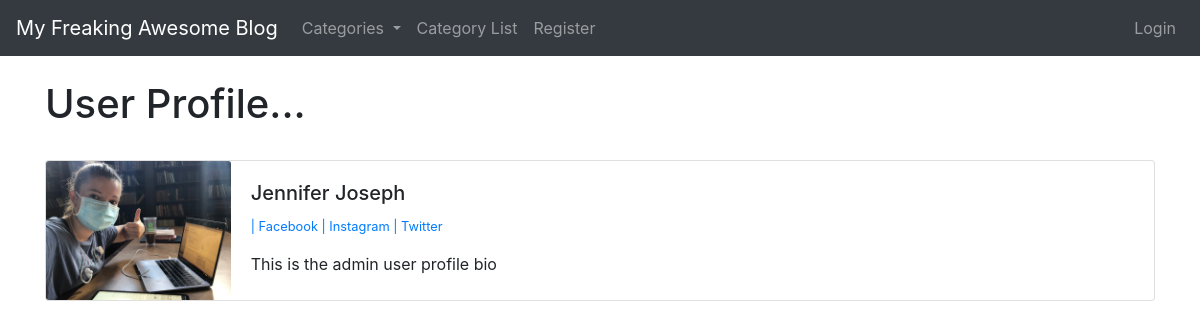
/members/1/profile/, run on the app's committed database.
### tutorialblog/models.py (models this page shows, shortened)
class Profile(models.Model):
    user = models.OneToOneField(User, null= True, on_delete = models.CASCADE)
    bio = models.TextField()
    profile_pic = models.ImageField(null = True, blank = True, upload_to = "images/profile/")
    insta_url = models.CharField(max_length = 255, null = True, blank = True)
    twitter_url = models.CharField(max_length = 255, null = True, blank = True)
    website_url = models.CharField(max_length = 255, null = True, blank = True)
    fb_url = models.CharField(max_length = 255, null = True, blank = True)

### members/views.py (the view)
# urls.py: path('<int:pk>/profile/', ShowProfilePageView.as_view(), name = 'show_profile_page'),
class ShowProfilePageView(DetailView):
    model = Profile
    template_name = 'registration/user_profile.html'
    def get_context_data(self, *args, **kwargs):
        context = super(ShowProfilePageView, self).get_context_data(*args, **kwargs)
        page_user = get_object_or_404(Profile, id = self.kwargs['pk']) # grab only specific user
        context["page_user"] = page_user
        return context  # so now we can access "cat_menu" from our home page

### members/templates/registration/user_profile.html (shortened to what this page needs)
{% extends 'base.html' %}
{% load static %}
{% block content %}
<h1>User Profile... </h1><br>
<div class="card mb-3">
    <div class="row no-gutters">
      <div class="col-md-2">
          {% if page_user.profile_pic %}
            <img class="card-img" src="{{page_user.profile_pic.url}}" >
          {% else %}
            <img class="card-img" src= "{% static 'tutorialblog/images/default.jpg' %}" >
          {% endif %}
      </div>
      <div class="col-md-10">
        <div class="card-body">
          <h5 class="card-title">{{page_user.user.first_name}} {{page_user.user.last_name}}</h5>
          <p class="small text-muted">
            {% if page_user.fb_url %}
                <a href = "{{page_user.fb_url}}">| Facebook </a>
            {% endif %}
            {% if page_user.insta_url %}
              <a href = "{{page_user.insta_url}}">| Instagram </a>
            {% endif %}
            {% if page_user.twitter_url %}
              <a href = "{{page_user.twitter_url}}">| Twitter </a>
            {% endif %}
         </p>
          <p class="card-text">{{page_user.bio}}</p>
        </div>
      </div>
    </div>
  </div>
{% endblock %}

### data on the page
Profile: profile_pic (picture), user.first_name "Jennifer", user.last_name "Joseph", bio "This is the admin user profile bio"
